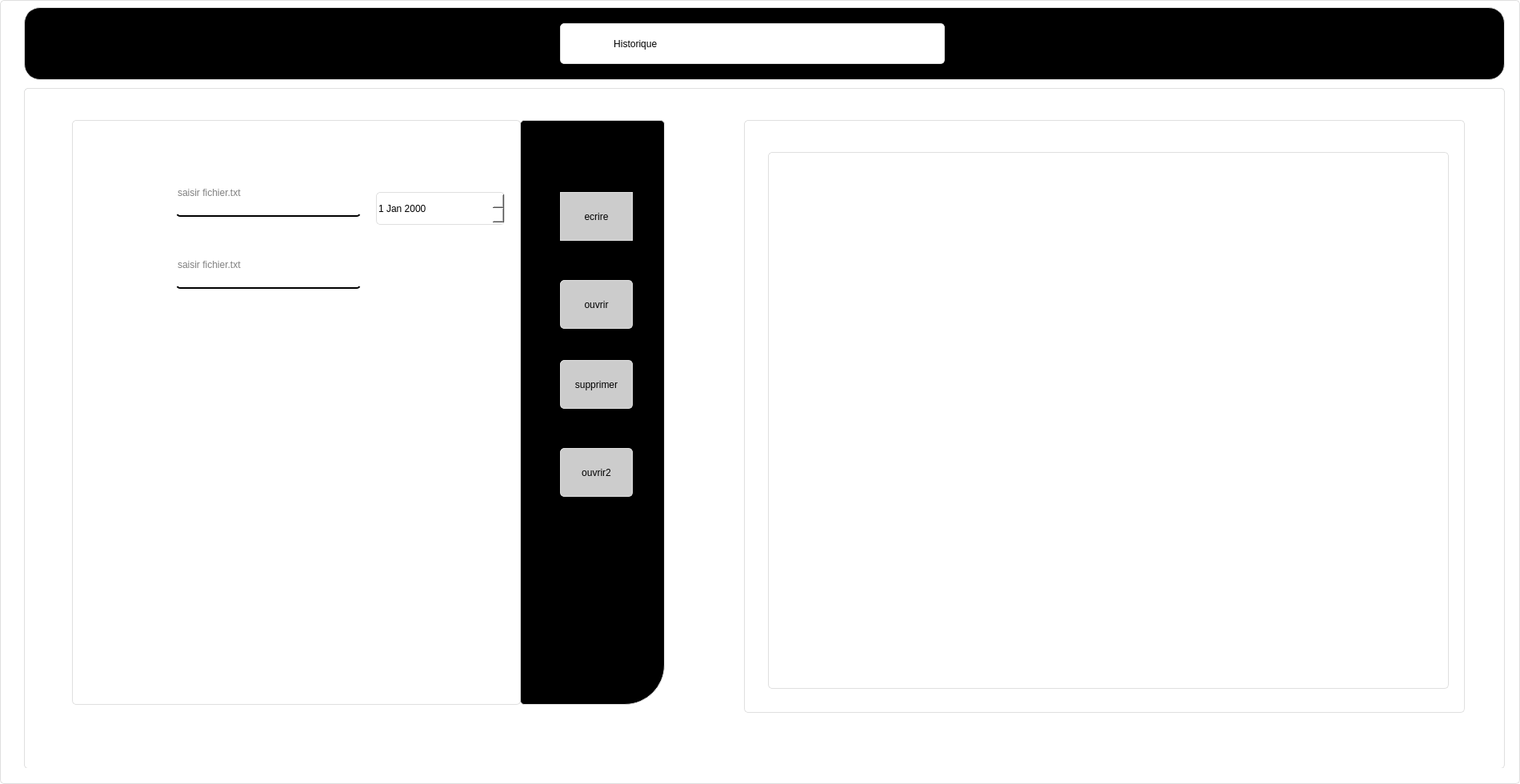
<?xml version="1.0" encoding="UTF-8"?>
<ui version="4.0">
 <class>histo</class>
 <widget class="QDialog" name="histo">
  <property name="enabled">
   <bool>true</bool>
  </property>
  <property name="geometry">
   <rect>
    <x>0</x>
    <y>0</y>
    <width>1900</width>
    <height>980</height>
   </rect>
  </property>
  <property name="windowTitle">
   <string>Dialog</string>
  </property>
  <property name="styleSheet">
   <string notr="true">QWidget {	
	border:1px solid #dfdfdf;
	border-radius: 5px;
	background-color: #ffffff;
}

QPushButton{
	
	border-raduis:5px
}
#side_menu{
	border-radius: 20px;
	background-color: rgb(0,0,0);
}
#top_widget{

	background-color: rgb(0,0,0);
}
#form{
	
	
	background-color: rgb(255, 255, 255);
border-top-left-radius: 50px;
}

#widget QLineEdit{
font: 11pt &quot;MS Shell Dlg 2&quot;;
background-color:rgba(0,0,0,0);
border:none;
border-bottom:2px solid rgb(0,0,0);
padding-bottom:7px

}
#widget{
	
	/* background-color: QLinearGradient( x1: 0, y1: 0, x2: 0, y2: 1, stop: 0 #ffa02f, stop: 1 #d7801a);*/
	/*background-color: QLinearGradient( x1: 0, y1: 0, x2: 0, y2: 1, stop: 0 #4d4d4d, stop: 0.1 #646464, stop: 1 #5d5d5d);*/
    background-color:QLinearGradient( x1: 0, y1: 0, x2: 0, y2: 1, stop: 0 #4aafdb, stop: 1 #090763);
}
#options_2{
background-color:  rgb(0,0,0);
border-bottom-right-radius: 50px;

}
#widget #recherche_2{
	
	background-color: rgb(204, 204, 204);
	border:1px solid rgb(0,0,0);
}

#ajouter{
 color: rgb(0,0,0);
    background-color: rgb(185, 185, 185);
    border-width: 1px;
    border-color: #1e1e1e;
    border-style: solid;
    border-radius: 30px;
    padding: 3px;
    font-size: 12px;
    padding-left: 5px;
    padding-right: 5px;
}


#modifier{
 color: rgb(0,0,0);
    background-color: rgb(185, 185, 185);
    border-width: 1px;
    border-color: #1e1e1e;
    border-style: solid;
    border-radius: 30px;
    padding: 3px;
    font-size: 12px;
    padding-left: 5px;
    padding-right: 5px;
}

#supprimer{
  color: rgb(0,0,0);
    background-color: rgb(185, 185, 185);
    border-width: 1px;
    border-color: #1e1e1e;
    border-style: solid;
    border-radius: 30px;
    padding: 3px;
    font-size: 12px;
    padding-left: 5px;
    padding-right: 5px;
}

#ajouter:pressed
{
    background-color: QLinearGradient( x1: 0, y1: 0, x2: 0, y2: 1, stop: 0 #2d2d2d, stop: 0.1 #2b2b2b, stop: 0.5 #292929, stop: 0.9 #282828, stop: 1 #252525);
}

#modifier:pressed
{
    background-color: QLinearGradient( x1: 0, y1: 0, x2: 0, y2: 1, stop: 0 #2d2d2d, stop: 0.1 #2b2b2b, stop: 0.5 #292929, stop: 0.9 #282828, stop: 1 #252525);
}

#supprimer:pressed
{
    background-color: QLinearGradient( x1: 0, y1: 0, x2: 0, y2: 1, stop: 0 #2d2d2d, stop: 0.1 #2b2b2b, stop: 0.5 #292929, stop: 0.9 #282828, stop: 1 #252525);
}

#top_widget #label
{
	
	font: 75 14pt &quot;Segoe Print&quot;;
}

#pdf{
	
	background-color: #071e26;
border:0px ;
}
#stat{
	
	background-color: #071e26;
border:0px ;
}
#widget_2 QLineEdit {
		background-color: rgb(204, 204, 204);
	border:1px solid rgb(0,0,0);

}
#widget_2{
	
	border-radius: 20px;
	background-color:  rgb(0,0,0);

}
QPushButton{
	background-color: rgb(204, 204, 204);
}</string>
  </property>
  <widget class="QWidget" name="widget" native="true">
   <property name="geometry">
    <rect>
     <x>30</x>
     <y>110</y>
     <width>1851</width>
     <height>850</height>
    </rect>
   </property>
   <widget class="QTableView" name="tableView_2">
    <property name="geometry">
     <rect>
      <x>900</x>
      <y>40</y>
      <width>901</width>
      <height>741</height>
     </rect>
    </property>
    <property name="styleSheet">
     <string notr="true">border-raduis:5px;</string>
    </property>
   </widget>
   <widget class="QLabel" name="options_2">
    <property name="geometry">
     <rect>
      <x>620</x>
      <y>40</y>
      <width>181</width>
      <height>731</height>
     </rect>
    </property>
    <property name="styleSheet">
     <string notr="true">
background-color:rgb(0,0,0);


</string>
    </property>
    <property name="text">
     <string/>
    </property>
   </widget>
   <widget class="QPushButton" name="supprimer_2">
    <property name="geometry">
     <rect>
      <x>670</x>
      <y>340</y>
      <width>91</width>
      <height>61</height>
     </rect>
    </property>
    <property name="text">
     <string>supprimer</string>
    </property>
   </widget>
   <widget class="QPushButton" name="ajouter_2">
    <property name="geometry">
     <rect>
      <x>670</x>
      <y>130</y>
      <width>91</width>
      <height>61</height>
     </rect>
    </property>
    <property name="styleSheet">
     <string notr="true">border-radius:50px;
</string>
    </property>
    <property name="text">
     <string>ecrire</string>
    </property>
   </widget>
   <widget class="QLineEdit" name="lineEdit_16">
    <property name="geometry">
     <rect>
      <x>190</x>
      <y>110</y>
      <width>231</width>
      <height>51</height>
     </rect>
    </property>
    <property name="text">
     <string/>
    </property>
    <property name="placeholderText">
     <string>saisir fichier.txt</string>
    </property>
   </widget>
   <widget class="QPushButton" name="ajouter_3">
    <property name="geometry">
     <rect>
      <x>670</x>
      <y>240</y>
      <width>91</width>
      <height>61</height>
     </rect>
    </property>
    <property name="text">
     <string>ouvrir</string>
    </property>
   </widget>
   <widget class="QDateEdit" name="lineEdit_17">
    <property name="geometry">
     <rect>
      <x>440</x>
      <y>130</y>
      <width>161</width>
      <height>41</height>
     </rect>
    </property>
   </widget>
   <widget class="QLabel" name="form_2">
    <property name="geometry">
     <rect>
      <x>60</x>
      <y>40</y>
      <width>561</width>
      <height>731</height>
     </rect>
    </property>
    <property name="styleSheet">
     <string notr="true"/>
    </property>
    <property name="text">
     <string/>
    </property>
   </widget>
   <widget class="QPlainTextEdit" name="plainTextEdit">
    <property name="geometry">
     <rect>
      <x>930</x>
      <y>80</y>
      <width>851</width>
      <height>671</height>
     </rect>
    </property>
   </widget>
   <widget class="QLineEdit" name="lineEdit_18">
    <property name="geometry">
     <rect>
      <x>190</x>
      <y>200</y>
      <width>231</width>
      <height>51</height>
     </rect>
    </property>
    <property name="text">
     <string/>
    </property>
    <property name="placeholderText">
     <string>saisir fichier.txt</string>
    </property>
   </widget>
   <widget class="QPushButton" name="ajouter_4">
    <property name="geometry">
     <rect>
      <x>670</x>
      <y>450</y>
      <width>91</width>
      <height>61</height>
     </rect>
    </property>
    <property name="text">
     <string>ouvrir2</string>
    </property>
   </widget>
   <widget class="QLabel" name="label_2">
    <property name="geometry">
     <rect>
      <x>0</x>
      <y>0</y>
      <width>1851</width>
      <height>851</height>
     </rect>
    </property>
    <property name="text">
     <string/>
    </property>
    <property name="pixmap">
     <pixmap resource="style.qrc">:/new/prefix1/icons/Untitled-1.png</pixmap>
    </property>
   </widget>
   <zorder>label_2</zorder>
   <zorder>form_2</zorder>
   <zorder>tableView_2</zorder>
   <zorder>options_2</zorder>
   <zorder>supprimer_2</zorder>
   <zorder>ajouter_2</zorder>
   <zorder>lineEdit_16</zorder>
   <zorder>ajouter_3</zorder>
   <zorder>lineEdit_17</zorder>
   <zorder>plainTextEdit</zorder>
   <zorder>lineEdit_18</zorder>
   <zorder>ajouter_4</zorder>
  </widget>
  <widget class="QWidget" name="top_widget" native="true">
   <property name="geometry">
    <rect>
     <x>30</x>
     <y>9</y>
     <width>1851</width>
     <height>91</height>
    </rect>
   </property>
   <property name="styleSheet">
    <string notr="true">#top_widget
{
border-radius:20px;
}

QPushButton 
{
border-radius: 10px
}


</string>
   </property>
   <widget class="QLabel" name="label">
    <property name="geometry">
     <rect>
      <x>670</x>
      <y>20</y>
      <width>481</width>
      <height>51</height>
     </rect>
    </property>
    <property name="text">
     <string>                   Historique</string>
    </property>
   </widget>
  </widget>
  <zorder>top_widget</zorder>
  <zorder>widget</zorder>
 </widget>
 <resources>
  <include location="style.qrc"/>
 </resources>
 <connections/>
</ui>
